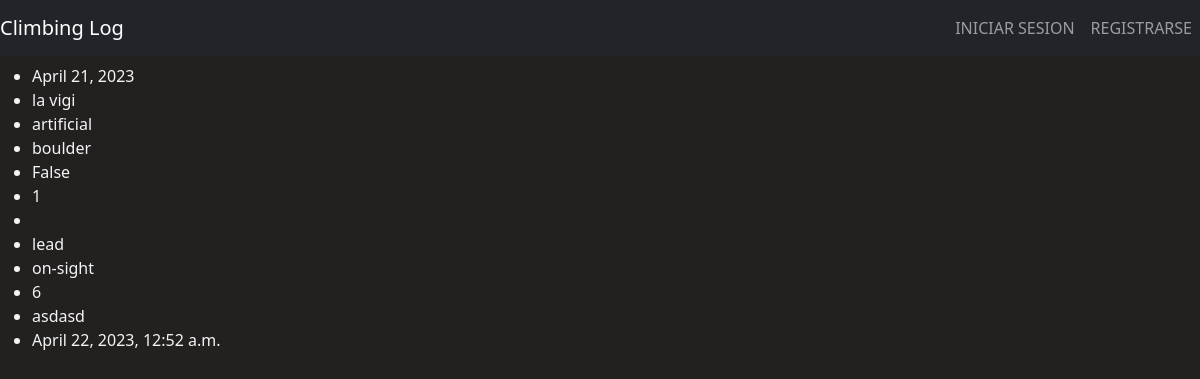
The app's page /entry_detail/1, older data.
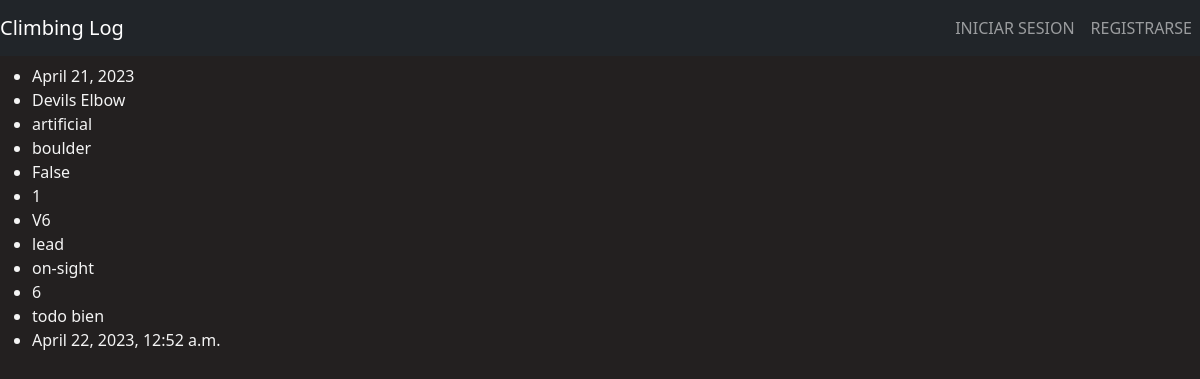
The same page, newer data.
### climb_log_webapp/models.py (models this page shows, shortened)
class Climb_entry(models.Model):
    username = models.ForeignKey(User, on_delete=models.DO_NOTHING, null=True, blank=True)
    date_of_climb = models.DateField()
    place_name = models.CharField(max_length=40)
    place_coord = models.CharField(max_length=30)
    enviroment = models.CharField(max_length=20)
    climb_style = models.CharField(max_length=15)
    multipitches = models.BooleanField()
    num_pitches = models.PositiveSmallIntegerField(default=1, validators=[MaxValueValidator(15)] )
    grade = models.CharField(max_length=20)
    climber_position = models.CharField(max_length=15)
    ascent_type = models.CharField(max_length=20)
    num_attempts = models.PositiveSmallIntegerField()
    notes = models.TextField(max_length=400)
    date_of_entry = models.DateTimeField(auto_now_add=True)
    class Meta:
        ordering = ["date_of_entry"]

### climb_log_webapp/views.py (the view)
# urls.py: path('entry_detail/<int:pk>', views.EntryDetail.as_view(), name='entry-detail'),
class EntryDetail(DetailView):
    template_name= 'climb_log_webapp_ES/entry_detail.html'
    model = Climb_entry
    context_object_name = 'entry'

### climb_log_webapp/templates/climb_log_webapp_ES/entry_detail.html (shortened to what this page needs)
{% extends 'climb_log_webapp_ES/base.html' %}
{%load static%}
{%block css_files%}
<link rel="stylesheet" href="{% static 'climb_log_webapp/styles.css' %}">
{%endblock%}
{%block content%}
<div>
    <ul>
        <li>{{entry.date_of_climb}}</li>
        <li>{{entry.place_name}}</li>
        <li>{{entry.enviroment}}</li>
        <li>{{entry.climb_style}}</li>
        <li>{{entry.multipitches}}</li>
        <li> {{entry.num_pitches}}</li>
        <li>{{entry.grade}}</li>
        <li>{{entry.climber_position}}</li>
        <li>{{entry.ascent_type}}</li>
        <li>{{entry.num_attempts}}</li>
        <li>{{entry.notes}}</li>
        <li>{{entry.date_of_entry}}</li>
    </ul>
</div>
{%endblock%}

Row changes from the older to the newer data that the page shows:
changed Climb_entry "artificial": place_name "la vigi" → "Devils Elbow"; grade (not shown) → "V6"; notes "asdasd" → "todo bien"
